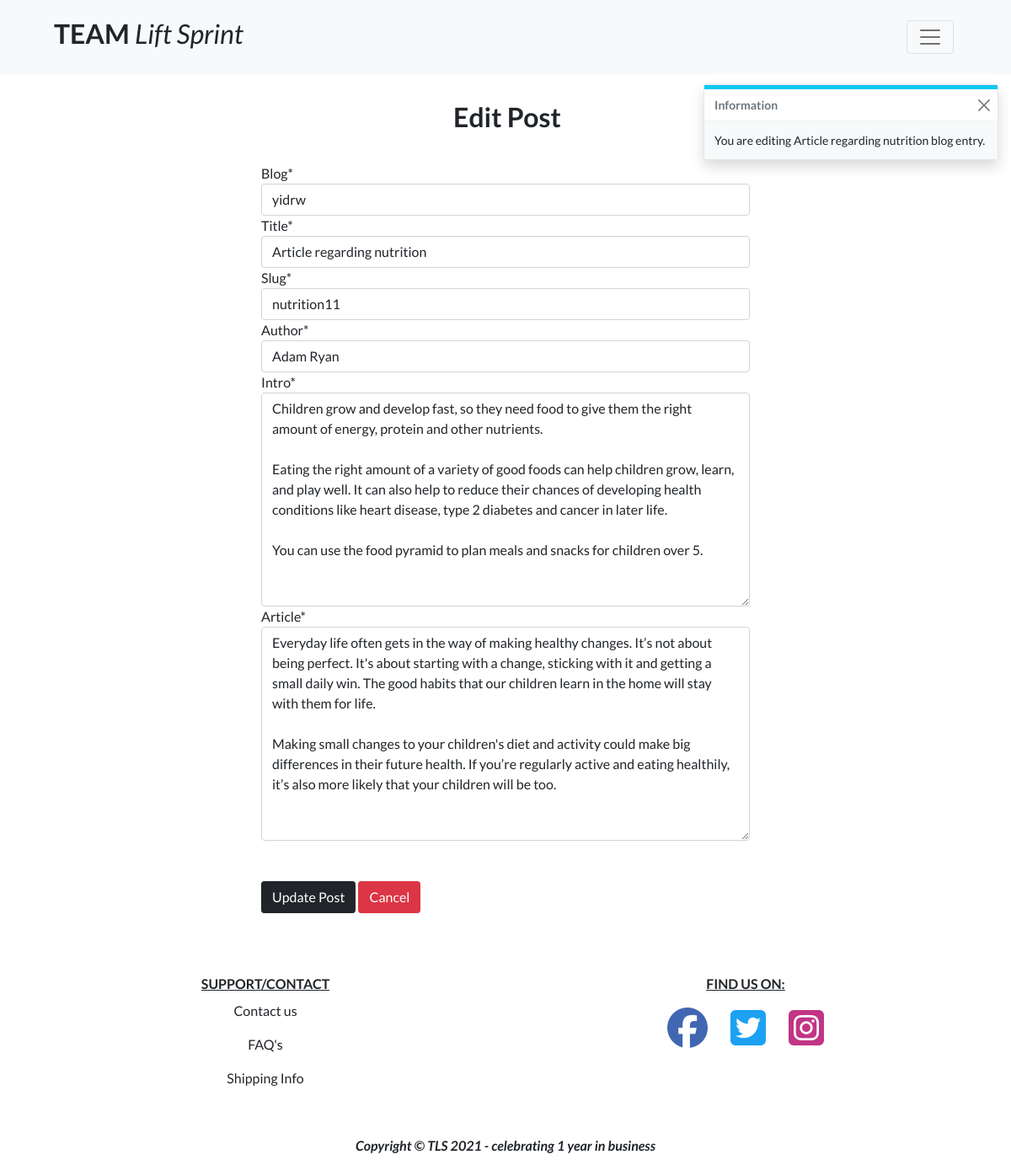
Screenshot of /blog/edit_post/nutrition11/ with the database file from the repository.
### blog/models.py (models this page shows, shortened)
class Post(models.Model):
    blog = models.ForeignKey(
        Blog, related_name="posts", on_delete=models.CASCADE)
    title = models.CharField(max_length=100)
    slug = models.SlugField()
    author = models.CharField(max_length=255)
    intro = models.TextField()
    article = models.TextField()
    date_added = models.DateTimeField(auto_now_add=True)

### blog/views.py (the view)
# urls.py: path('edit_post/<slug:slug>/', views.edit_post, name='edit_post'),
def edit_post(request, slug):
    post = get_object_or_404(Post, slug=slug)
    if request.method == 'POST':
        form = PostForm(request.POST, request.FILES, instance=post)
        if form.is_valid():
            form.save()
            messages.success(request, 'Successfully updated blog post!')
            return redirect(reverse('post_detail', args=[post.slug]))
        else:
            messages.error(
                request, 'Failed to update blog post. Check if form is valid.')
    else:
        form = PostForm(instance=post)
        messages.info(request, f'You are editing {post.title} blog entry')
    template = 'blog/edit_post.html'
    context = {
        'form': form,
        'post': post,
    }
    return render(request, template, context)

### blog/forms.py
class PostForm(forms.ModelForm):
    class Meta:
        model = Post
        fields = '__all__'
    def __init__(self, *args, **kwargs):
        super().__init__(*args, **kwargs)
        self.fields['title'].widget.attrs['autofocus'] = True
        for field in self.fields:
            self.fields[field].widget.attrs['class'] = 'add-product-form-field'

### bag/contexts.py (called while the page is built, shortened)
def bag_contents(request):
    bag_items = []
    total = 0
    product_count = 0
    bag = request.session.get('bag', {})
    if total < settings.FREE_DELIVERY_THRESHOLD:
        delivery = total * Decimal(settings.STANDARD_DELIVERY_PERCENTAGE / 100)
        free_delivery_delta = settings.FREE_DELIVERY_THRESHOLD - total
    else:
        delivery = 0
        free_delivery_delta = 0
    grand_total = delivery + total
    context = {
        'bag_items': bag_items,
        'total': total,
        'product_count': product_count,
        'delivery': delivery,
        'free_delivery_delta': free_delivery_delta,
        'free_delivery_threshold': settings.FREE_DELIVERY_THRESHOLD,
        'grand_total': grand_total,
    }
    return context

### blog/models.py (called while the page is built)
    def __str__(self):
        return self.title

### blog/templates/blog/edit_post.html (shortened to what this page needs)
{% extends "base.html" %}
{% load static %}
{% block page_header %}
    <div class="container position-relative pt-5 p-2 g-0">
    </div>
{% endblock %}
{% block content %}
    <div class="container position-relative pt-5 g-0">
        <div class="row">
            <div class="col">
                <h2 class="fw-bold text-center text-capitalize mb-1 mt-3 ms-1">Edit Post</h2>
            </div>
        </div>
    </div>
    <div class="row mb-5">
        <div class="col-sm-6 col-8 offset-3 p-3">
            <div class>
                <form class="mt-3" action="{% url 'edit_post' post.slug %}" method="POST" enctype="multipart/form-data">
                    {% for field in form %}
                        {{ field | as_crispy_field }}
                    {% endfor %}
                    <div class="mt-5">
                        <button class="btn btn-dark rounded-1" type="submit">Update Post</button>
                        <a class="btn btn-danger rounded-1" href="{% url 'blog' %}">Cancel</a>
                    </div>
                </form>
            </div>
        </div>
    </div>
{% endblock %}

### static/css/base.css (style rules this page uses)
html { height: 100%; }
body { font-family: 'Lato'; }

### rows the page displays
Post: blog "yidrw" "Article regarding nutrition" "nutrition11" "Adam Ryan" "Children grow and develop fast, so they need food to give them the right amount of energy, protein and other nutrients. Eating the right amount of a variety of good foods can help children grow, learn, and play well. It can also help to reduce their chances of developing health conditions like heart disease, type 2 diabetes and cancer in later life. You can use the food pyramid to plan meals and snacks for children over 5." "Everyday life often gets in the way of making healthy changes. It’s not about being perfect. It's about starting with a change, sticking with it and getting a small daily win. The good habits that our children learn in the home will stay with them for life. Making small changes to your children's diet and activity could make big differences in their future health. If you’re regularly active and eating healthily, it’s also more likely that your children will be too."

### other values shown
{{ message }} "You are editing Article regarding nutrition blog entry"
